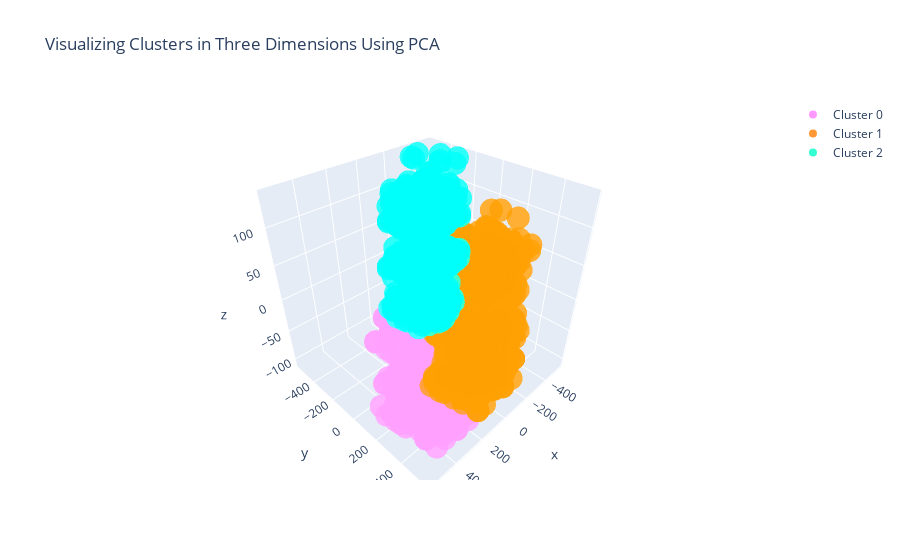

Notebook code cell kept with this figure:
### Code cell
#Instructions for building the 3-D plot

#trace1 is for 'Cluster 0'
trace1 = go.Scatter3d(
                    x = cluster0["PC1_3d"],
                    y = cluster0["PC2_3d"],
                    z = cluster0["PC3_3d"],
                    mode = "markers",
                    name = "Cluster 0",
                    marker = dict(color = 'rgba(255, 128, 255, 0.8)'),
                    text = None)

#trace2 is for 'Cluster 1'
trace2 = go.Scatter3d(
                    x = cluster1["PC1_3d"],
                    y = cluster1["PC2_3d"],
                    z = cluster1["PC3_3d"],
                    mode = "markers",
                    name = "Cluster 1",
                    marker = dict(color = 'rgba(255, 128, 2, 0.8)'),
                    text = None)

#trace3 is for 'Cluster 2'
trace3 = go.Scatter3d(
                    x = cluster2["PC1_3d"],
                    y = cluster2["PC2_3d"],
                    z = cluster2["PC3_3d"],
                    mode = "markers",
                    name = "Cluster 2",
                    marker = dict(color = 'rgba(0, 255, 200, 0.8)'),
                    text = None)

data = [trace1, trace2, trace3]

title = "Visualizing Clusters in Three Dimensions Using PCA"

layout = dict(title = title,
              xaxis= dict(title= 'PC1',ticklen= 5,zeroline= False),
              yaxis= dict(title= 'PC2',ticklen= 5,zeroline= False)
             )

fig = dict(data = data, layout = layout)

iplot(fig)

### Figure 1 — Plotly figure (JSON) as saved in the notebook; plotly's stock layout.template omitted (floating-point values rounded to 4 significant figures; data arrays with more than 128 entries replaced by an {"elided": "..."} marker saying what was removed)
{"data": [{"name": "Cluster 0", "y": {"elided": "472 float values"}, "mode": "markers", "marker": {"color": "rgba(255, 128, 255, 0.8)"}, "x": {"elided": "472 float values"}, "z": {"elided": "472 float values"}, "type": "scatter3d"}, {"name": "Cluster 1", "y": {"elided": "549 float values"}, "mode": "markers", "marker": {"color": "rgba(255, 128, 2, 0.8)"}, "x": {"elided": "549 float values"}, "z": {"elided": "549 float values"}, "type": "scatter3d"}, {"name": "Cluster 2", "y": {"elided": "585 float values"}, "mode": "markers", "marker": {"color": "rgba(0, 255, 200, 0.8)"}, "x": {"elided": "585 float values"}, "z": {"elided": "585 float values"}, "type": "scatter3d"}], "layout": {"yaxis": {"zeroline": false, "ticklen": 5, "title": {"text": "PC2"}}, "xaxis": {"zeroline": false, "ticklen": 5, "title": {"text": "PC1"}}, "title": {"text": "Visualizing Clusters in Three Dimensions Using PCA"}}}
